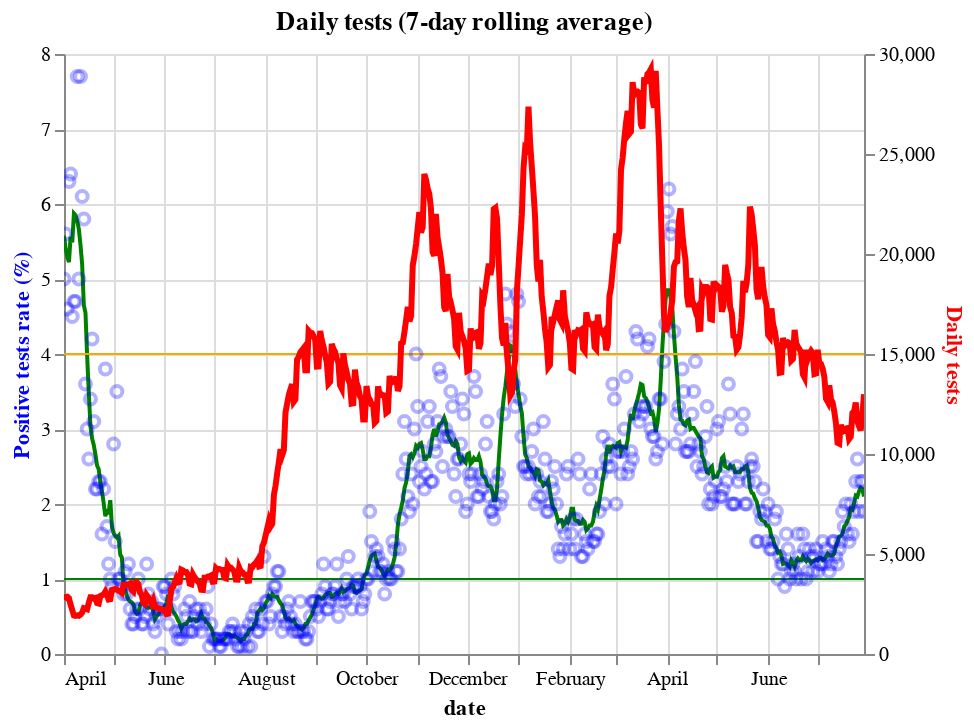

The notebook cell saved with this chart:
### Code cell
def plot_daily_tests(label=None, window=7, ymax=None, per_capita=False):
    """Altair plot of a subset of data

    scatter-plot daily cases with a trendline for rolling average
    """
    df = datasets["tests"]
    key = "n_tests"

    n_tests = (
        alt.Chart(df, title=f"Daily tests ({window}-day rolling average)")
        .mark_line(
            color="red",
            size=3,
            tooltip=alt.TooltipContent("encoding"),
        )
        .transform_window(
            avg=f"mean(n_tests)",
            frame=[-window // 2, window // 2],
        )
        .encode(
            x="date:T",
            y=alt.Y("avg:Q", axis=alt.Axis(title="Daily tests", titleColor="red")),
        )
    )

    test_points = (
        alt.Chart(df)
        .mark_point(opacity=0.3, color="red")
        .encode(
            x="date:T",
            y=alt.Y(f"n_tests:Q"),
            tooltip=[
                "date",
                "pr100_pos",
                "n_tests",
                "n_pos",
                "n_neg",
            ],
        )
    )

    pos_rate = (
        alt.Chart(df)
        .mark_line(
            color="green",
            size=2,
            tooltip=alt.TooltipContent("encoding"),
        )
        .transform_window(
            pos_rate=f"mean(pr100_pos)",
            frame=[-window // 2, window // 2],
        )
        .encode(
            x="date:T",
            y=alt.Y(
                "pos_rate:Q",
                axis=alt.Axis(title="Positive tests rate (%)", titleColor="blue"),
            ),
        )
    )
    # add 1%, 4% threshold marks

    pos_rate += alt.Chart(pd.DataFrame({'y': [1]})).mark_rule(color="green").encode(y='y')
    pos_rate += alt.Chart(pd.DataFrame({'y': [4]})).mark_rule(color="orange").encode(y='y')


    pos_points = (
        alt.Chart(df)
        .mark_point(opacity=0.3, color="blue")
        .encode(
            x="date:T",
            y=alt.Y(f"pr100_pos:Q"),
            tooltip=[
                "date",
                "pr100_pos",
                "n_tests",
                "n_pos",
                "n_neg",
            ],
        )
    )

    return (
        alt.layer(pos_rate + pos_points, n_tests)
        .resolve_scale(y="independent")
        .add_selection(x_domain)
    ).interactive()


# plot_daily_tests()

### Figure 1 — Vega-Lite specification as saved in the notebook (floating-point values rounded to 4 significant figures; data arrays with more than 128 entries replaced by an {"elided": "..."} marker saying what was removed)
{"config": {"view": {"continuousWidth": 400, "continuousHeight": 300}}, "layer": [{"layer": [{"data": {"name": "data-e971304a2b92d364a7a48f21f518054c"}, "mark": {"type": "line", "color": "green", "size": 2, "tooltip": {"content": "encoding"}}, "encoding": {"x": {"type": "temporal", "field": "date"}, "y": {"type": "quantitative", "axis": {"title": "Positive tests rate (%)", "titleColor": "blue"}, "field": "pos_rate"}}, "selection": {"selector001": {"type": "interval", "bind": "scales", "encodings": ["x"]}, "selector002": {"type": "interval", "bind": "scales", "encodings": ["x", "y"]}}, "transform": [{"window": [{"op": "mean", "field": "pr100_pos", "as": "pos_rate"}], "frame": [-4, 3]}]}, {"data": {"name": "data-d764767e7dd3b10b2c76c1355ce10ef3"}, "mark": {"type": "rule", "color": "green"}, "encoding": {"y": {"type": "quantitative", "field": "y"}}}, {"data": {"name": "data-fb819638db82990c6442e9d3db3e2633"}, "mark": {"type": "rule", "color": "orange"}, "encoding": {"y": {"type": "quantitative", "field": "y"}}}, {"data": {"name": "data-e971304a2b92d364a7a48f21f518054c"}, "mark": {"type": "point", "color": "blue", "opacity": 0.3}, "encoding": {"tooltip": [{"type": "temporal", "field": "date"}, {"type": "quantitative", "field": "pr100_pos"}, {"type": "quantitative", "field": "n_tests"}, {"type": "quantitative", "field": "n_pos"}, {"type": "quantitative", "field": "n_neg"}], "x": {"type": "temporal", "field": "date"}, "y": {"type": "quantitative", "field": "pr100_pos"}}}]}, {"data": {"name": "data-e971304a2b92d364a7a48f21f518054c"}, "mark": {"type": "line", "color": "red", "size": 3, "tooltip": {"content": "encoding"}}, "encoding": {"x": {"type": "temporal", "field": "date"}, "y": {"type": "quantitative", "axis": {"title": "Daily tests", "titleColor": "red"}, "field": "avg"}}, "title": "Daily tests (7-day rolling average)", "transform": [{"window": [{"op": "mean", "field": "n_tests", "as": "avg"}], "frame": [-4, 3]}]}], "resolve": {"scale": {"y": "independent"}}, "$schema": "https://vega.github.io/schema/vega-lite/v4.8.1.json", "datasets": {"data-e971304a2b92d364a7a48f21f518054c": {"elided": "485 records"}, "data-d764767e7dd3b10b2c76c1355ce10ef3": [{"y": 1}], "data-fb819638db82990c6442e9d3db3e2633": [{"y": 4}]}}
